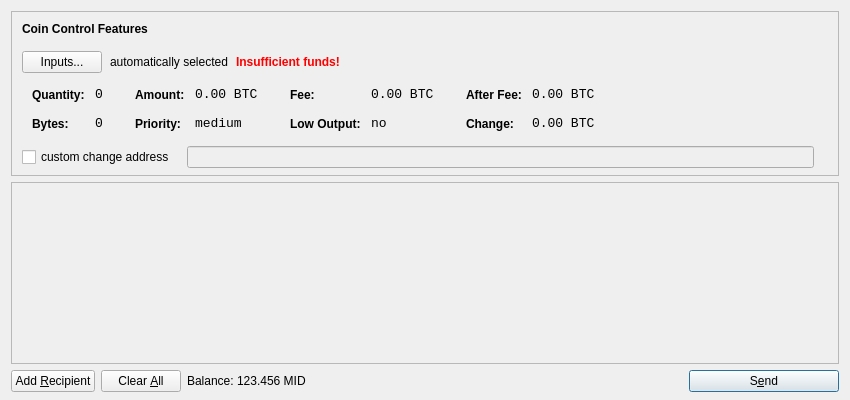
<?xml version="1.0" encoding="UTF-8"?>
<ui version="4.0">
 <class>SendCoinsDialog</class>
 <widget class="QDialog" name="SendCoinsDialog">
  <property name="geometry">
   <rect>
    <x>0</x>
    <y>0</y>
    <width>850</width>
    <height>400</height>
   </rect>
  </property>
  <property name="windowTitle">
   <string>Send Coins</string>
  </property>
  <layout class="QVBoxLayout" name="verticalLayout" stretch="0,1,0">
   <property name="bottomMargin">
    <number>8</number>
   </property>
   <item>
    <widget class="QFrame" name="frameCoinControl">
     <property name="sizePolicy">
      <sizepolicy hsizetype="Expanding" vsizetype="Expanding">
       <horstretch>0</horstretch>
       <verstretch>0</verstretch>
      </sizepolicy>
     </property>
     <property name="maximumSize">
      <size>
       <width>16777215</width>
       <height>16777215</height>
      </size>
     </property>
     <property name="frameShape">
      <enum>QFrame::StyledPanel</enum>
     </property>
     <property name="frameShadow">
      <enum>QFrame::Sunken</enum>
     </property>
     <layout class="QVBoxLayout" name="verticalLayoutCoinControl2">
      <property name="spacing">
       <number>-1</number>
      </property>
      <property name="leftMargin">
       <number>0</number>
      </property>
      <property name="topMargin">
       <number>0</number>
      </property>
      <property name="rightMargin">
       <number>0</number>
      </property>
      <property name="bottomMargin">
       <number>6</number>
      </property>
      <item>
       <layout class="QVBoxLayout" name="verticalLayoutCoinControl" stretch="0,0,0,0,1">
        <property name="spacing">
         <number>0</number>
        </property>
        <property name="leftMargin">
         <number>10</number>
        </property>
        <property name="topMargin">
         <number>10</number>
        </property>
        <item>
         <layout class="QHBoxLayout" name="horizontalLayoutCoinControl1">
          <property name="bottomMargin">
           <number>15</number>
          </property>
          <item>
           <widget class="QLabel" name="labelCoinControlFeatures">
            <property name="sizePolicy">
             <sizepolicy hsizetype="Preferred" vsizetype="Maximum">
              <horstretch>0</horstretch>
              <verstretch>0</verstretch>
             </sizepolicy>
            </property>
            <property name="font">
             <font>
              <weight>75</weight>
              <bold>true</bold>
             </font>
            </property>
            <property name="styleSheet">
             <string notr="true">font-weight:bold;</string>
            </property>
            <property name="text">
             <string>Coin Control Features</string>
            </property>
           </widget>
          </item>
         </layout>
        </item>
        <item>
         <layout class="QHBoxLayout" name="horizontalLayoutCoinControl2" stretch="0,0,0,0">
          <property name="spacing">
           <number>8</number>
          </property>
          <property name="bottomMargin">
           <number>10</number>
          </property>
          <item>
           <widget class="QPushButton" name="pushButtonCoinControl">
            <property name="styleSheet">
             <string notr="true"/>
            </property>
            <property name="text">
             <string>Inputs...</string>
            </property>
           </widget>
          </item>
          <item>
           <widget class="QLabel" name="labelCoinControlAutomaticallySelected">
            <property name="text">
             <string>automatically selected</string>
            </property>
            <property name="margin">
             <number>5</number>
            </property>
           </widget>
          </item>
          <item>
           <widget class="QLabel" name="labelCoinControlInsuffFunds">
            <property name="font">
             <font>
              <weight>75</weight>
              <bold>true</bold>
             </font>
            </property>
            <property name="styleSheet">
             <string notr="true">color:red;font-weight:bold;</string>
            </property>
            <property name="text">
             <string>Insufficient funds!</string>
            </property>
            <property name="margin">
             <number>5</number>
            </property>
           </widget>
          </item>
          <item>
           <spacer name="horizontalSpacerCoinControl">
            <property name="orientation">
             <enum>Qt::Horizontal</enum>
            </property>
            <property name="sizeHint" stdset="0">
             <size>
              <width>40</width>
              <height>1</height>
             </size>
            </property>
           </spacer>
          </item>
         </layout>
        </item>
        <item>
         <widget class="QWidget" name="widgetCoinControl" native="true">
          <property name="sizePolicy">
           <sizepolicy hsizetype="Preferred" vsizetype="Preferred">
            <horstretch>0</horstretch>
            <verstretch>0</verstretch>
           </sizepolicy>
          </property>
          <property name="minimumSize">
           <size>
            <width>0</width>
            <height>0</height>
           </size>
          </property>
          <property name="styleSheet">
           <string notr="true"/>
          </property>
          <layout class="QHBoxLayout" name="horizontalLayoutCoinControl5">
           <property name="margin">
            <number>0</number>
           </property>
           <item>
            <layout class="QHBoxLayout" name="horizontalLayoutCoinControl3" stretch="0,0,0,1">
             <property name="spacing">
              <number>20</number>
             </property>
             <property name="topMargin">
              <number>0</number>
             </property>
             <property name="bottomMargin">
              <number>10</number>
             </property>
             <item>
              <layout class="QFormLayout" name="formLayoutCoinControl1">
               <property name="horizontalSpacing">
                <number>10</number>
               </property>
               <property name="verticalSpacing">
                <number>14</number>
               </property>
               <property name="leftMargin">
                <number>10</number>
               </property>
               <property name="topMargin">
                <number>4</number>
               </property>
               <property name="rightMargin">
                <number>6</number>
               </property>
               <item row="0" column="0">
                <widget class="QLabel" name="labelCoinControlQuantityText">
                 <property name="styleSheet">
                  <string notr="true">font-weight:bold;</string>
                 </property>
                 <property name="text">
                  <string>Quantity:</string>
                 </property>
                 <property name="margin">
                  <number>0</number>
                 </property>
                </widget>
               </item>
               <item row="0" column="1">
                <widget class="QLabel" name="labelCoinControlQuantity">
                 <property name="font">
                  <font>
                   <family>Monospace</family>
                   <pointsize>10</pointsize>
                  </font>
                 </property>
                 <property name="cursor">
                  <cursorShape>IBeamCursor</cursorShape>
                 </property>
                 <property name="contextMenuPolicy">
                  <enum>Qt::ActionsContextMenu</enum>
                 </property>
                 <property name="text">
                  <string notr="true">0</string>
                 </property>
                 <property name="margin">
                  <number>0</number>
                 </property>
                 <property name="textInteractionFlags">
                  <set>Qt::LinksAccessibleByMouse|Qt::TextSelectableByKeyboard|Qt::TextSelectableByMouse</set>
                 </property>
                </widget>
               </item>
               <item row="1" column="0">
                <widget class="QLabel" name="labelCoinControlBytesText">
                 <property name="styleSheet">
                  <string notr="true">font-weight:bold;</string>
                 </property>
                 <property name="text">
                  <string>Bytes:</string>
                 </property>
                </widget>
               </item>
               <item row="1" column="1">
                <widget class="QLabel" name="labelCoinControlBytes">
                 <property name="font">
                  <font>
                   <family>Monospace</family>
                   <pointsize>10</pointsize>
                  </font>
                 </property>
                 <property name="cursor">
                  <cursorShape>IBeamCursor</cursorShape>
                 </property>
                 <property name="contextMenuPolicy">
                  <enum>Qt::ActionsContextMenu</enum>
                 </property>
                 <property name="text">
                  <string notr="true">0</string>
                 </property>
                 <property name="textInteractionFlags">
                  <set>Qt::LinksAccessibleByMouse|Qt::TextSelectableByKeyboard|Qt::TextSelectableByMouse</set>
                 </property>
                </widget>
               </item>
              </layout>
             </item>
             <item>
              <layout class="QFormLayout" name="formLayoutCoinControl2">
               <property name="horizontalSpacing">
                <number>10</number>
               </property>
               <property name="verticalSpacing">
                <number>14</number>
               </property>
               <property name="leftMargin">
                <number>6</number>
               </property>
               <property name="topMargin">
                <number>4</number>
               </property>
               <property name="rightMargin">
                <number>6</number>
               </property>
               <item row="0" column="0">
                <widget class="QLabel" name="labelCoinControlAmountText">
                 <property name="styleSheet">
                  <string notr="true">font-weight:bold;</string>
                 </property>
                 <property name="text">
                  <string>Amount:</string>
                 </property>
                 <property name="margin">
                  <number>0</number>
                 </property>
                </widget>
               </item>
               <item row="0" column="1">
                <widget class="QLabel" name="labelCoinControlAmount">
                 <property name="font">
                  <font>
                   <family>Monospace</family>
                   <pointsize>10</pointsize>
                  </font>
                 </property>
                 <property name="cursor">
                  <cursorShape>IBeamCursor</cursorShape>
                 </property>
                 <property name="contextMenuPolicy">
                  <enum>Qt::ActionsContextMenu</enum>
                 </property>
                 <property name="text">
                  <string notr="true">0.00 BTC</string>
                 </property>
                 <property name="textInteractionFlags">
                  <set>Qt::LinksAccessibleByMouse|Qt::TextSelectableByKeyboard|Qt::TextSelectableByMouse</set>
                 </property>
                </widget>
               </item>
               <item row="1" column="0">
                <widget class="QLabel" name="labelCoinControlPriorityText">
                 <property name="styleSheet">
                  <string notr="true">font-weight:bold;</string>
                 </property>
                 <property name="text">
                  <string>Priority:</string>
                 </property>
                </widget>
               </item>
               <item row="1" column="1">
                <widget class="QLabel" name="labelCoinControlPriority">
                 <property name="font">
                  <font>
                   <family>Monospace</family>
                   <pointsize>10</pointsize>
                  </font>
                 </property>
                 <property name="cursor">
                  <cursorShape>IBeamCursor</cursorShape>
                 </property>
                 <property name="contextMenuPolicy">
                  <enum>Qt::ActionsContextMenu</enum>
                 </property>
                 <property name="text">
                  <string>medium</string>
                 </property>
                 <property name="textInteractionFlags">
                  <set>Qt::LinksAccessibleByMouse|Qt::TextSelectableByKeyboard|Qt::TextSelectableByMouse</set>
                 </property>
                </widget>
               </item>
              </layout>
             </item>
             <item>
              <layout class="QFormLayout" name="formLayoutCoinControl3">
               <property name="horizontalSpacing">
                <number>10</number>
               </property>
               <property name="verticalSpacing">
                <number>14</number>
               </property>
               <property name="leftMargin">
                <number>6</number>
               </property>
               <property name="topMargin">
                <number>4</number>
               </property>
               <property name="rightMargin">
                <number>6</number>
               </property>
               <item row="0" column="0">
                <widget class="QLabel" name="labelCoinControlFeeText">
                 <property name="styleSheet">
                  <string notr="true">font-weight:bold;</string>
                 </property>
                 <property name="text">
                  <string>Fee:</string>
                 </property>
                 <property name="margin">
                  <number>0</number>
                 </property>
                </widget>
               </item>
               <item row="0" column="1">
                <widget class="QLabel" name="labelCoinControlFee">
                 <property name="font">
                  <font>
                   <family>Monospace</family>
                   <pointsize>10</pointsize>
                  </font>
                 </property>
                 <property name="cursor">
                  <cursorShape>IBeamCursor</cursorShape>
                 </property>
                 <property name="contextMenuPolicy">
                  <enum>Qt::ActionsContextMenu</enum>
                 </property>
                 <property name="text">
                  <string notr="true">0.00 BTC</string>
                 </property>
                 <property name="textInteractionFlags">
                  <set>Qt::LinksAccessibleByMouse|Qt::TextSelectableByKeyboard|Qt::TextSelectableByMouse</set>
                 </property>
                </widget>
               </item>
               <item row="1" column="0">
                <widget class="QLabel" name="labelCoinControlLowOutputText">
                 <property name="styleSheet">
                  <string notr="true">font-weight:bold;</string>
                 </property>
                 <property name="text">
                  <string>Low Output:</string>
                 </property>
                </widget>
               </item>
               <item row="1" column="1">
                <widget class="QLabel" name="labelCoinControlLowOutput">
                 <property name="font">
                  <font>
                   <family>Monospace</family>
                   <pointsize>10</pointsize>
                  </font>
                 </property>
                 <property name="cursor">
                  <cursorShape>IBeamCursor</cursorShape>
                 </property>
                 <property name="contextMenuPolicy">
                  <enum>Qt::ActionsContextMenu</enum>
                 </property>
                 <property name="text">
                  <string>no</string>
                 </property>
                 <property name="textInteractionFlags">
                  <set>Qt::LinksAccessibleByMouse|Qt::TextSelectableByKeyboard|Qt::TextSelectableByMouse</set>
                 </property>
                </widget>
               </item>
              </layout>
             </item>
             <item>
              <layout class="QFormLayout" name="formLayoutCoinControl4">
               <property name="horizontalSpacing">
                <number>10</number>
               </property>
               <property name="verticalSpacing">
                <number>14</number>
               </property>
               <property name="leftMargin">
                <number>6</number>
               </property>
               <property name="topMargin">
                <number>4</number>
               </property>
               <property name="rightMargin">
                <number>6</number>
               </property>
               <item row="0" column="0">
                <widget class="QLabel" name="labelCoinControlAfterFeeText">
                 <property name="styleSheet">
                  <string notr="true">font-weight:bold;</string>
                 </property>
                 <property name="text">
                  <string>After Fee:</string>
                 </property>
                 <property name="margin">
                  <number>0</number>
                 </property>
                </widget>
               </item>
               <item row="0" column="1">
                <widget class="QLabel" name="labelCoinControlAfterFee">
                 <property name="font">
                  <font>
                   <family>Monospace</family>
                   <pointsize>10</pointsize>
                  </font>
                 </property>
                 <property name="cursor">
                  <cursorShape>IBeamCursor</cursorShape>
                 </property>
                 <property name="contextMenuPolicy">
                  <enum>Qt::ActionsContextMenu</enum>
                 </property>
                 <property name="text">
                  <string notr="true">0.00 BTC</string>
                 </property>
                 <property name="textInteractionFlags">
                  <set>Qt::LinksAccessibleByMouse|Qt::TextSelectableByKeyboard|Qt::TextSelectableByMouse</set>
                 </property>
                </widget>
               </item>
               <item row="1" column="0">
                <widget class="QLabel" name="labelCoinControlChangeText">
                 <property name="styleSheet">
                  <string notr="true">font-weight:bold;</string>
                 </property>
                 <property name="text">
                  <string>Change:</string>
                 </property>
                </widget>
               </item>
               <item row="1" column="1">
                <widget class="QLabel" name="labelCoinControlChange">
                 <property name="font">
                  <font>
                   <family>Monospace</family>
                   <pointsize>10</pointsize>
                  </font>
                 </property>
                 <property name="cursor">
                  <cursorShape>IBeamCursor</cursorShape>
                 </property>
                 <property name="contextMenuPolicy">
                  <enum>Qt::ActionsContextMenu</enum>
                 </property>
                 <property name="text">
                  <string notr="true">0.00 BTC</string>
                 </property>
                 <property name="textInteractionFlags">
                  <set>Qt::LinksAccessibleByMouse|Qt::TextSelectableByKeyboard|Qt::TextSelectableByMouse</set>
                 </property>
                </widget>
               </item>
              </layout>
             </item>
            </layout>
           </item>
          </layout>
         </widget>
        </item>
        <item>
         <layout class="QHBoxLayout" name="horizontalLayoutCoinControl4" stretch="0,0,0">
          <property name="spacing">
           <number>12</number>
          </property>
          <property name="sizeConstraint">
           <enum>QLayout::SetDefaultConstraint</enum>
          </property>
          <property name="topMargin">
           <number>5</number>
          </property>
          <property name="rightMargin">
           <number>5</number>
          </property>
          <item>
           <widget class="QCheckBox" name="checkBoxCoinControlChange">
            <property name="text">
             <string>custom change address</string>
            </property>
           </widget>
          </item>
          <item>
           <widget class="QLineEdit" name="lineEditCoinControlChange">
            <property name="enabled">
             <bool>false</bool>
            </property>
            <property name="sizePolicy">
             <sizepolicy hsizetype="Expanding" vsizetype="Fixed">
              <horstretch>0</horstretch>
              <verstretch>0</verstretch>
             </sizepolicy>
            </property>
           </widget>
          </item>
          <item>
           <widget class="QLabel" name="labelCoinControlChangeLabel">
            <property name="sizePolicy">
             <sizepolicy hsizetype="Preferred" vsizetype="Expanding">
              <horstretch>0</horstretch>
              <verstretch>0</verstretch>
             </sizepolicy>
            </property>
            <property name="minimumSize">
             <size>
              <width>0</width>
              <height>0</height>
             </size>
            </property>
            <property name="text">
             <string/>
            </property>
            <property name="margin">
             <number>3</number>
            </property>
           </widget>
          </item>
         </layout>
        </item>
        <item>
         <spacer name="verticalSpacerCoinControl">
          <property name="orientation">
           <enum>Qt::Vertical</enum>
          </property>
          <property name="sizeHint" stdset="0">
           <size>
            <width>800</width>
            <height>1</height>
           </size>
          </property>
         </spacer>
        </item>
       </layout>
      </item>
     </layout>
    </widget>
   </item>
   <item>
    <widget class="QScrollArea" name="scrollArea">
     <property name="widgetResizable">
      <bool>true</bool>
     </property>
     <widget class="QWidget" name="scrollAreaWidgetContents">
      <property name="geometry">
       <rect>
        <x>0</x>
        <y>0</y>
        <width>830</width>
        <height>165</height>
       </rect>
      </property>
      <layout class="QVBoxLayout" name="verticalLayout_2">
       <property name="margin">
        <number>0</number>
       </property>
       <item>
        <layout class="QVBoxLayout" name="entries">
         <property name="spacing">
          <number>6</number>
         </property>
        </layout>
       </item>
       <item>
        <spacer name="verticalSpacer">
         <property name="orientation">
          <enum>Qt::Vertical</enum>
         </property>
         <property name="sizeHint" stdset="0">
          <size>
           <width>20</width>
           <height>40</height>
          </size>
         </property>
        </spacer>
       </item>
      </layout>
     </widget>
    </widget>
   </item>
   <item>
    <layout class="QHBoxLayout" name="horizontalLayout">
     <item>
      <widget class="QPushButton" name="addButton">
       <property name="toolTip">
        <string>Send to multiple recipients at once</string>
       </property>
       <property name="text">
        <string>Add &amp;Recipient</string>
       </property>
       <property name="icon">
        <iconset resource="../bitcoin.qrc">
         <normaloff>:/icons/add</normaloff>:/icons/add</iconset>
       </property>
       <property name="autoDefault">
        <bool>false</bool>
       </property>
      </widget>
     </item>
     <item>
      <widget class="QPushButton" name="clearButton">
       <property name="sizePolicy">
        <sizepolicy hsizetype="Minimum" vsizetype="Fixed">
         <horstretch>0</horstretch>
         <verstretch>0</verstretch>
        </sizepolicy>
       </property>
       <property name="toolTip">
        <string>Remove all transaction fields</string>
       </property>
       <property name="text">
        <string>Clear &amp;All</string>
       </property>
       <property name="icon">
        <iconset resource="../bitcoin.qrc">
         <normaloff>:/icons/remove</normaloff>:/icons/remove</iconset>
       </property>
       <property name="autoRepeatDelay">
        <number>300</number>
       </property>
       <property name="autoDefault">
        <bool>false</bool>
       </property>
      </widget>
     </item>
     <item>
      <layout class="QHBoxLayout" name="horizontalLayout_2">
       <property name="spacing">
        <number>3</number>
       </property>
       <item>
        <widget class="QLabel" name="label">
         <property name="text">
          <string>Balance:</string>
         </property>
        </widget>
       </item>
       <item>
        <widget class="QLabel" name="labelBalance">
         <property name="cursor">
          <cursorShape>IBeamCursor</cursorShape>
         </property>
         <property name="text">
          <string>123.456 MID</string>
         </property>
         <property name="textInteractionFlags">
          <set>Qt::LinksAccessibleByMouse|Qt::TextSelectableByKeyboard|Qt::TextSelectableByMouse</set>
         </property>
        </widget>
       </item>
      </layout>
     </item>
     <item>
      <spacer name="horizontalSpacer">
       <property name="orientation">
        <enum>Qt::Horizontal</enum>
       </property>
       <property name="sizeHint" stdset="0">
        <size>
         <width>40</width>
         <height>20</height>
        </size>
       </property>
      </spacer>
     </item>
     <item>
      <widget class="QPushButton" name="sendButton">
       <property name="minimumSize">
        <size>
         <width>150</width>
         <height>0</height>
        </size>
       </property>
       <property name="toolTip">
        <string>Confirm the send action</string>
       </property>
       <property name="text">
        <string>S&amp;end</string>
       </property>
       <property name="icon">
        <iconset resource="../bitcoin.qrc">
         <normaloff>:/icons/send</normaloff>:/icons/send</iconset>
       </property>
       <property name="default">
        <bool>true</bool>
       </property>
      </widget>
     </item>
    </layout>
   </item>
  </layout>
 </widget>
 <resources>
  <include location="../bitcoin.qrc"/>
 </resources>
 <connections/>
</ui>
